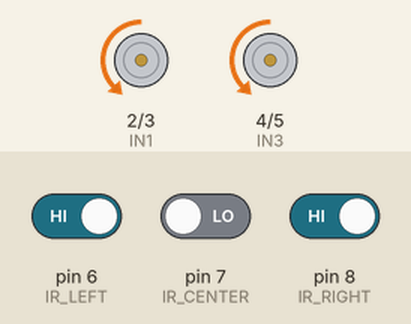
This sketch was run on a simulated Arduino Nano, built with avr-gcc and run on an emulated ATmega328P. On the bench: motor-driver pin pairs drawn as motors (green arrow = first pin HIGH = forward, orange = second pin HIGH = backward, longer = more drive, scaled by the enable pin). The inputs (shaded band) are chosen by the test bench; at power-on: pin 6 (IR_LEFT) HIGH, pin 7 (IR_CENTER) LOW, pin 8 (IR_RIGHT) HIGH.

Above: at 1.2 s.
1.3 s: pin 6 (IR_LEFT) driven LOW
At 2.5 s:
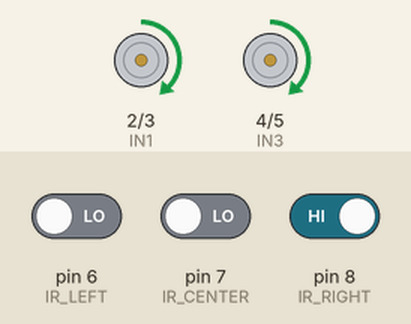
2.8 s: pin 6 (IR_LEFT) driven HIGH
At 3.7 s:
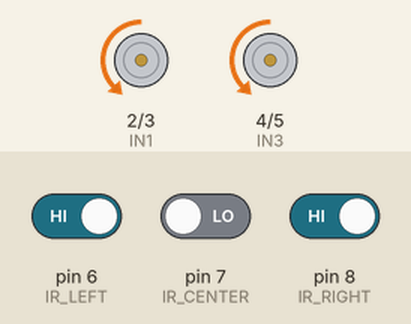
4.3 s: pin 6 (IR_LEFT) driven LOW and pin 7 (IR_CENTER) driven HIGH and pin 8 (IR_RIGHT) driven LOW
At 4.8 s:
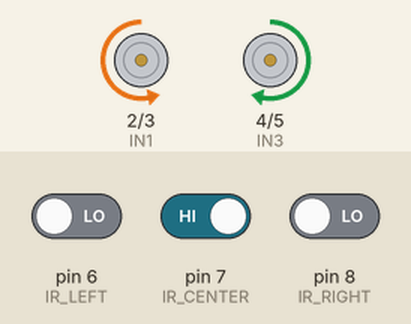
5.8 s: pin 7 (IR_CENTER) driven LOW
At 7.2 s:
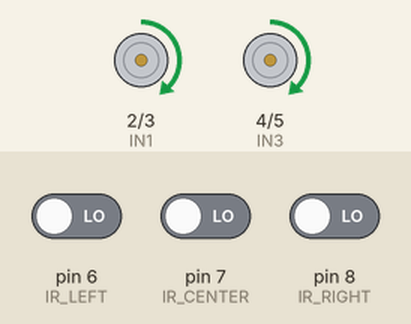
Timing chart, 0 to 8.3 s (numbered marks = the images above; inputs shaded):
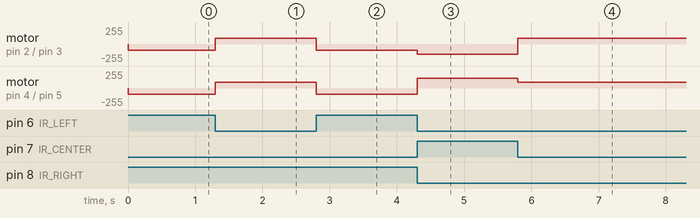

Measured:
- after the input at 1.3 s, motor on pin 2 (IN1) / pin 3 (IN2), motor on pin 4 (IN3) / pin 5 (IN4): backward 90/255 → forward 90/255 at once
- after the input at 2.8 s, motor on pin 2 (IN1) / pin 3 (IN2), motor on pin 4 (IN3) / pin 5 (IN4): forward 90/255 → backward 90/255 at once
- after the input at 4.3 s, motor on pin 2 (IN1) / pin 3 (IN2): backward 90/255 → backward 150/255 at once; motor on pin 4 (IN3) / pin 5 (IN4): backward 90/255 → forward 150/255 at once
- after the input at 5.8 s, motor on pin 2 (IN1) / pin 3 (IN2): backward 150/255 → forward 90/255 at once; motor on pin 4 (IN3) / pin 5 (IN4): forward 150/255 → forward 90/255 at once

The sketch:

line_following_robot_code.ino
```cpp
/***************************************
 *  Line Following + Obstacle Avoidance
 *  Arduino Nano (ATmega328P)
 *
 *  - 3 × IR sensors (left, center, right)
 *  - L298N motor driver (dual DC motors)
 *  - HC-SR04 ultrasonic sensor for obstacle scanning
 *  - When an obstacle < 15 cm is detected:
 *      • Stop
 *      • Rotate 5° every 100 ms up to ±90°
 *      • Return to original heading
 *      • Resume line following
 ***************************************/

// ----- PIN DEFINITIONS -----
// IR line sensors:
#define IR_LEFT 6    // Left sensor
#define IR_CENTER 7  // Center sensor
#define IR_RIGHT 8   // Right sensor

// Motor driver (L298N):
#define ENA 9  // PWM speed control for left motor
#define IN1 2  // Direction control for left motor
#define IN2 3
#define ENB 10  // PWM speed control for right motor
#define IN3 4   // Direction control for right motor
#define IN4 5

// Ultrasonic sensor (HC-SR04):
#define TRIG_PIN 11  // Trigger pulse output
#define ECHO_PIN 12  // Echo pulse input

// ----- CONSTANTS -----
// Speed settings:
const int LINE_SPEED = 150;  // Base forward speed (0–255)
const int TURN_SPEED = 90;  // Speed when turning

// Obstacle threshold (in cm):
const int OBST_THRESH = 15;  // Distance at which to start scanning

// ===== SETUP =====
void setup() {
  // Configure IR sensor pins as inputs:
  pinMode(IR_LEFT, INPUT);
  pinMode(IR_CENTER, INPUT);
  pinMode(IR_RIGHT, INPUT);

  // Configure motor driver pins as outputs:
  pinMode(ENA, OUTPUT);
  pinMode(IN1, OUTPUT);
  pinMode(IN2, OUTPUT);
  pinMode(ENB, OUTPUT);
  pinMode(IN3, OUTPUT);
  pinMode(IN4, OUTPUT);

  // Configure ultrasonic sensor pins:
  pinMode(TRIG_PIN, OUTPUT);
  pinMode(ECHO_PIN, INPUT);

  // Ensure motors are stopped before starting:
  stopMotors();
}

// ===== MAIN LOOP =====
void loop() {
  // 1. Read distance to obstacle (in cm)
  //int distance = readUltrasonic();

  /* // 2. If obstacle detected within threshold, run scan routine
  if (distance > 0 && distance < OBST_THRESH) {
    obstacleAvoidance();
  }
  // 3. Otherwise, keep following the line
  else {
    lineFollowing();
  }*/
  lineFollowing();
  // moveForward(LINE_SPEED);
}

// ===== SENSOR FUNCTIONS =====

// Read HC-SR04 and convert echo time to centimeters:
int readUltrasonic() {
  // Send a 10 µs HIGH pulse on TRIG_PIN
  digitalWrite(TRIG_PIN, LOW);
  delayMicroseconds(2);
  digitalWrite(TRIG_PIN, HIGH);
  delayMicroseconds(10);
  digitalWrite(TRIG_PIN, LOW);

  // Measure the pulse width on ECHO_PIN
  long duration = pulseIn(ECHO_PIN, HIGH);

  // Speed of sound: 343 m/s → 29.1 µs per cm (round-trip)
  return (int)((duration / 2) / 29.1);
}

// ===== MOTION PRIMITIVES =====

void moveForward(int speed) {
  digitalWrite(IN1, LOW);
  digitalWrite(IN2, HIGH);
  digitalWrite(IN3, HIGH);
  digitalWrite(IN4, LOW);
  analogWrite(ENA, speed);
  analogWrite(ENB, speed);
}

// Move straight backward:
void moveBackward(int speed) {
  digitalWrite(IN1, HIGH);
  digitalWrite(IN2, LOW);
  digitalWrite(IN3, LOW);
  digitalWrite(IN4, HIGH);
  analogWrite(ENA, speed);
  analogWrite(ENB, speed);

}

// Rotate robot clockwise (right turn in place):
void turnClockwise(int speed) {
  digitalWrite(IN1, HIGH);
  digitalWrite(IN2, LOW);
  digitalWrite(IN3, HIGH);
  digitalWrite(IN4, LOW);
  analogWrite(ENA, speed);
  analogWrite(ENB, speed);
}

// Rotate robot counter-clockwise (left turn in place):
void turnCounterClockwise(int speed) {
  digitalWrite(IN1, LOW);
  digitalWrite(IN2, HIGH);
  digitalWrite(IN3, LOW);
  digitalWrite(IN4, HIGH);
  analogWrite(ENA, speed);
  analogWrite(ENB, speed);
}

// Stop both motors immediately:
void stopMotors() {
  analogWrite(ENA, 0);
  analogWrite(ENB, 0);
}

// ===== LINE FOLLOWING =====

// Uses 3 IR sensors to keep robot on a black line:
void lineFollowing() {
  // Read each sensor (LOW = over black)
  bool left = (digitalRead(IR_LEFT) == LOW);
  bool center = (digitalRead(IR_CENTER) == LOW);
  bool right = (digitalRead(IR_RIGHT) == LOW);

  // If centered on line → go straight
  if (digitalRead(IR_CENTER) == HIGH && digitalRead(IR_RIGHT) == LOW && digitalRead(IR_LEFT) == LOW) {
    moveForward(LINE_SPEED);
  }
  //If veering left → turn left
  else if (digitalRead(IR_LEFT) == HIGH) {
    turnCounterClockwise(TURN_SPEED);
  }
  // If veering right → turn right
  else if (digitalRead(IR_RIGHT) == HIGH) {
    turnClockwise(TURN_SPEED);
  }
  // If completely off line → stop
  else {
    // stopMotors();
    turnClockwise(TURN_SPEED);
  }
}

// ===== OBSTACLE AVOIDANCE =====

// Scan ±90° in 5° increments, pausing 100 ms per step:
/*void obstacleAvoidance() {
  stopMotors();                 // Halt before scanning
  const int steps = 90 / 5;     // Number of 5° increments

  // ---- Clockwise scan ----
  for (int i = 0; i < steps; i++) {
    turnClockwise(TURN_SPEED);
    delay(100); stopMotors();   // Step + brief pause
    delay(50);
  }

  // ---- Return to original heading ----
  for (int i = 0; i < steps; i++) {
    turnCounterClockwise(TURN_SPEED);
    delay(100); stopMotors();
    delay(50);
  }

  // ---- Counter-clockwise scan ----
  for (int i = 0; i < steps; i++) {
    turnCounterClockwise(TURN_SPEED);
    delay(100); stopMotors();
    delay(50);
  }

  // ---- Return to original heading ----
  for (int i = 0; i < steps; i++) {
    turnClockwise(TURN_SPEED);
    delay(100); stopMotors();
    delay(50);
  }
}

void loop() {
  // Test Motor A forward
  digitalWrite(IN1, LOW); digitalWrite(IN2, HIGH);
  analogWrite(ENA, 200);
  delay(2000);
  // Test Motor A reverse
  digitalWrite(IN1, HIGH); digitalWrite(IN2, LOW);
  delay(2000);
  // Test Motor B forward
  digitalWrite(IN3, HIGH); digitalWrite(IN4, LOW);
  analogWrite(ENB, 200);
  delay(2000);
  // Test Motor B reverse
  digitalWrite(IN3, LOW); digitalWrite(IN4, HIGH);
  delay(2000);
}

*/
```
